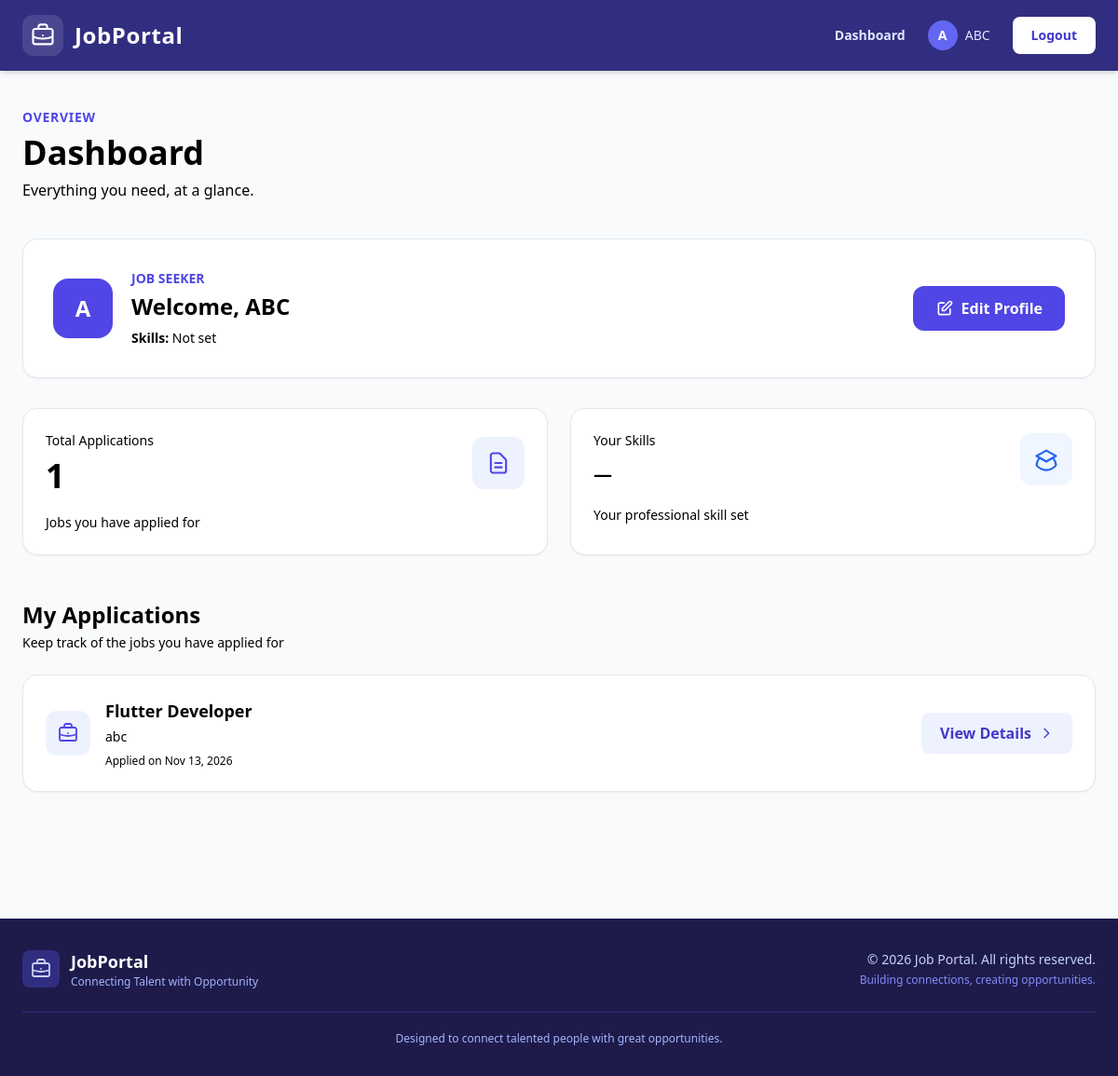
The page /dashboard/ (signed in) on the database its author committed.
### accounts/models.py (models this page shows)
class User(AbstractUser):
    USER_TYPE=(('RECRUITER','Recruiter'),('JOBSEEKER','Jobseeker'))
    user_type=models.CharField(max_length=20,choices=USER_TYPE)

class JobSeekerProfile(models.Model):
    user=models.OneToOneField(User,on_delete=models.CASCADE)
    skills=models.TextField()
    resume=models.FileField(upload_to='resumes/')

class RecruiterProfile(models.Model):
    user=models.OneToOneField(User,on_delete=models.CASCADE)
    company_name=models.CharField(max_length=200)
    company_description=models.TextField()

### jobs/models.py (models this page shows, shortened)
class JobApplication(models.Model):
    job=models.ForeignKey(Job,on_delete=models.CASCADE)
    applicant=models.ForeignKey(User,on_delete=models.CASCADE)
    applied_on=models.DateTimeField(auto_now_add=True)

class Job(models.Model):
    recruiter=models.ForeignKey(User,on_delete=models.CASCADE)
    title=models.CharField(max_length=200)
    description=models.TextField()
    skills=models.TextField()
    openings=models.IntegerField()
    category=models.CharField(max_length=100, default='General')
    company_logo=models.ImageField(upload_to='company_logos/', null=True, blank=True)
    created_at=models.DateTimeField(auto_now_add=True)
    class Meta:
        ordering=['-created_at']

### dashboard/views.py (the view, shortened to what this page needs)
# urls.py: path('',include('dashboard.urls')),
@login_required
def dashboard(request):
    matched = []
    your_jobs = []
    all_jobs = Job.objects.all()
    if request.user.user_type == 'JOBSEEKER':
        try:
            skills = set(request.user.jobseekerprofile.skills.lower().split(','))
            for job in all_jobs:
                job_skills = set(job.skills.lower().split(','))
                if skills & job_skills:
                    matched.append(job)
        except:
            pass
        applications = JobApplication.objects.filter(applicant=request.user).order_by('-applied_on')
        return render(request, 'dashboard.html', {
            'matched': matched,
            'applications': applications
        })
    return render(request, 'dashboard.html', {'matched': matched, 'your_jobs': your_jobs})

### templates/dashboard.html (shortened to what this page needs)
{% extends "base.html" %}
{% block content %}
<div class="mb-10">
    <div class="flex flex-col sm:flex-row sm:items-center sm:justify-between gap-3">
        <div>
            <p class="text-sm font-semibold text-indigo-600 mb-2 uppercase tracking-wider">
                Overview
            </p>
            <h1 class="text-3xl md:text-4xl font-extrabold text-slate-800">
                Dashboard
            </h1>
            <p class="text-slate-500 mt-2">
                Everything you need, at a glance.
            </p>
        </div>
    </div>
</div>
{% if user.is_authenticated %}
{% if user.user_type == 'JOBSEEKER' %}
<div class="bg-white border border-slate-200 rounded-2xl p-6 md:p-8 mb-8 shadow-sm">
    <div class="flex flex-col md:flex-row justify-between items-start md:items-center gap-6">
        <div class="flex items-center gap-5">
            <div class="h-16 w-16 flex-shrink-0 rounded-2xl bg-indigo-600 flex items-center justify-center text-white text-2xl font-bold shadow-sm">
                {{ user.first_name|first|default:user.username|first|upper }}
            </div>
            <div>
                <p class="text-sm text-indigo-600 font-semibold mb-1">
                    JOB SEEKER
                </p>
                <h2 class="text-2xl font-bold text-slate-800">
                    Welcome, {{ user.first_name|default:user.username }}
                </h2>
                <p class="text-sm text-slate-500 mt-2">
                    <span class="font-semibold text-slate-700">Skills:</span>
                    {{ user.jobseekerprofile.skills|default:"Not set" }}
                </p>
            </div>
        </div>
        <a href="/accounts/profile/"
            class="inline-flex items-center justify-center gap-2 bg-indigo-600 text-white px-6 py-3 rounded-xl hover:bg-indigo-700 font-semibold transition duration-200 shadow-sm w-full md:w-auto">
            <svg class="w-5 h-5" fill="none" stroke="currentColor" viewBox="0 0 24 24">
                <path stroke-linecap="round" stroke-linejoin="round" stroke-width="2"
                    d="M11 5H6a2 2 0 00-2 2v11a2 2 0 002 2h11a2 2 0 002-2v-5m-1.414-9.414a2 2 0 112.828 2.828L11.828 15H9v-2.828l8.586-8.586z">
                </path>
            </svg>
            Edit Profile
        </a>
    </div>
</div>
<div class="grid grid-cols-1 md:grid-cols-2 gap-6 mb-12">
    <div class="bg-white border border-slate-200 rounded-2xl p-6 shadow-sm hover:shadow-md transition duration-200">
        <div class="flex items-center justify-between mb-5">
            <div>
                <p class="text-sm font-medium text-slate-500">
                    Total Applications
                </p>
                <h3 class="text-4xl font-extrabold text-slate-800 mt-2">
                    {{ applications|length }}
                </h3>
            </div>
            <div class="h-14 w-14 rounded-xl bg-indigo-50 flex items-center justify-center">
                <svg class="h-7 w-7 text-indigo-600" fill="none" stroke="currentColor" viewBox="0 0 24 24">
                    <path stroke-linecap="round" stroke-linejoin="round" stroke-width="1.8"
                        d="M9 12h6m-6 4h6m2 5H7a2 2 0 01-2-2V5a2 2 0 012-2h5.586a1 1 0 01.707.293l5.414 5.414a1 1 0 01.293.707V19a2 2 0 01-2 2z">
                    </path>
                </svg>
            </div>
        </div>
        <p class="text-sm text-slate-400">
            Jobs you have applied for
        </p>
    </div>
    <div class="bg-white border border-slate-200 rounded-2xl p-6 shadow-sm hover:shadow-md transition duration-200">
        <div class="flex items-center justify-between mb-5">
            <div class="min-w-0 flex-1">
                <p class="text-sm font-medium text-slate-500">
                    Your Skills
                </p>
                <h3 class="text-xl font-bold text-slate-800 mt-3 break-words">
                    {{ user.jobseekerprofile.skills|default:"—" }}
                </h3>
            </div>
            <div class="h-14 w-14 rounded-xl bg-blue-50 flex items-center justify-center flex-shrink-0 ml-4">
            </div>
        </div>
        <p class="text-sm text-slate-400">
            Your professional skill set
        </p>
    </div>
</div>
{% if applications %}
<div class="mb-12">
    <div class="mb-6">
        <h3 class="text-2xl font-bold text-slate-800">
            My Applications
        </h3>
        <p class="text-sm text-slate-500 mt-1">
            Keep track of the jobs you have applied for
        </p>
    </div>
    <div class="space-y-4">
        {% for application in applications %}
        <div class="bg-white border border-slate-200 rounded-2xl p-5 md:p-6 shadow-sm hover:shadow-md transition duration-200">
            <div class="flex flex-col md:flex-row justify-between md:items-center gap-5">
                <div class="flex items-center gap-4 min-w-0">
                    <div class="h-12 w-12 rounded-xl bg-indigo-50 flex items-center justify-center flex-shrink-0">
                    </div>
                    <div class="min-w-0">
                        <h4 class="text-lg font-bold text-slate-800">
                            {{ application.job.title }}
                        </h4>
                        <p class="text-sm text-slate-500 mt-1">
                            {{ application.job.recruiter.recruiterprofile.company_name|default:"Company" }}
                        </p>
                        <p class="text-xs text-slate-400 mt-2">
                            Applied on {{ application.applied_on|date:"M d, Y" }}
                        </p>
                    </div>
                </div>
                <a href="{% url 'job_detail' application.job.id %}"
                    class="inline-flex items-center justify-center gap-2 bg-indigo-50 text-indigo-700 px-5 py-2.5 rounded-lg hover:bg-indigo-100 font-semibold transition duration-200">
                    View Details
                    <svg class="w-4 h-4" fill="none" stroke="currentColor" viewBox="0 0 24 24">
                        <path stroke-linecap="round" stroke-linejoin="round" stroke-width="2"
                            d="M9 5l7 7-7 7">
                        </path>
                    </svg>
                </a>
            </div>
        </div>
        {% endfor %}
    </div>
</div>
{% endif %}
{% endif %}
{% endif %}
{% endblock %}

### templates/base.html (shortened to what this page needs)
<!DOCTYPE html>
<html lang="en">
<head>
    <link href="https://cdn.jsdelivr.net/npm/tailwindcss@2.2.19/dist/tailwind.min.css" rel="stylesheet">
</head>
<body class="min-h-screen flex flex-col text-slate-800">
    <nav class="shadow-md sticky top-0 z-50">
        <div class="max-w-7xl mx-auto px-4 sm:px-6 py-4">
            <div class="flex justify-between items-center">
                <a href="/" class="flex items-center gap-3 group">
                    <div class="brand-icon p-2 rounded-xl">
                    </div>
                    <span class="text-2xl font-extrabold text-white tracking-wide">
                        JobPortal
                    </span>
                </a>
                <div class="desktop-menu flex items-center space-x-6 text-sm">
                    {% if user.is_authenticated %}
                        <a href="{% url 'dashboard' %}"
                            class="nav-link font-semibold">
                            Dashboard
                        </a>
                        <a href="/accounts/profile/"
                            class="nav-link font-medium flex items-center gap-2">
                            <span class="w-8 h-8 rounded-full bg-indigo-500 flex items-center justify-center text-white font-bold">
                                {{ user.first_name|default:user.username|slice:":1"|upper }}
                            </span>
                            {{ user.first_name|default:user.username }}
                        </a>
                        <a href="{% url 'logout' %}"
                            class="nav-button px-5 py-2.5 rounded-lg font-bold shadow-sm">
                            Logout
                        </a>
                    {% endif %}
                </div>
            </div>
        </div>
    </nav>
    <main class="max-w-7xl mx-auto w-full px-4 sm:px-6 py-8 md:py-10 flex-grow">
        {% block content %}
        {% endblock %}
    </main>
    <footer class="text-white mt-12">
        <div class="max-w-7xl mx-auto px-4 sm:px-6 py-8">
            <div class="flex flex-col md:flex-row justify-between items-center gap-5">
                <div class="flex items-center gap-3">
                    <div class="bg-indigo-900 p-2 rounded-lg">
                    </div>
                    <div>
                        <h3 class="text-lg font-bold">
                            JobPortal
                        </h3>
                        <p class="text-xs text-indigo-300">
                            Connecting Talent with Opportunity
                        </p>
                    </div>
                </div>
                <div class="text-center md:text-right">
                    <p class="text-sm text-indigo-200">
                        &copy; 2026 Job Portal. All rights reserved.
                    </p>
                    <p class="text-xs text-indigo-400 mt-1">
                        Building connections, creating opportunities.
                    </p>
                </div>
            </div>
            <div class="border-t border-indigo-900 mt-6 pt-5 text-center">
                <p class="text-xs text-indigo-300">
                    Designed to connect talented people with great opportunities.
                </p>
            </div>
        </div>
    </footer>
</body>
</html>

### templates/base.html (style rules this page uses)
body { font-family: 'Segoe UI', Tahoma, Geneva, Verdana, sans-serif; background-color: #f8fafc; }
nav { background-color: #312e81; }
.nav-link { color: #e0e7ff; transition: all 0.2s ease; }
.nav-button { background-color: #ffffff; color: #4338ca; transition: all 0.2s ease; }
.brand-icon { background-color: rgba(255, 255, 255, 0.12); }
footer { background-color: #1e1b4b; }

### rows shown on the page
User: first_name "A", first_name "ABC", first_name|first "A", jobseekerprofile.skills "Not set", jobseekerprofile.skills "—"
JobApplication: job "Flutter Developer", job.recruiter.recruiterprofile.company_name "abc", applied_on "Nov 13, 2026"

### other values the page prints
{{ applications|length }} "1"
